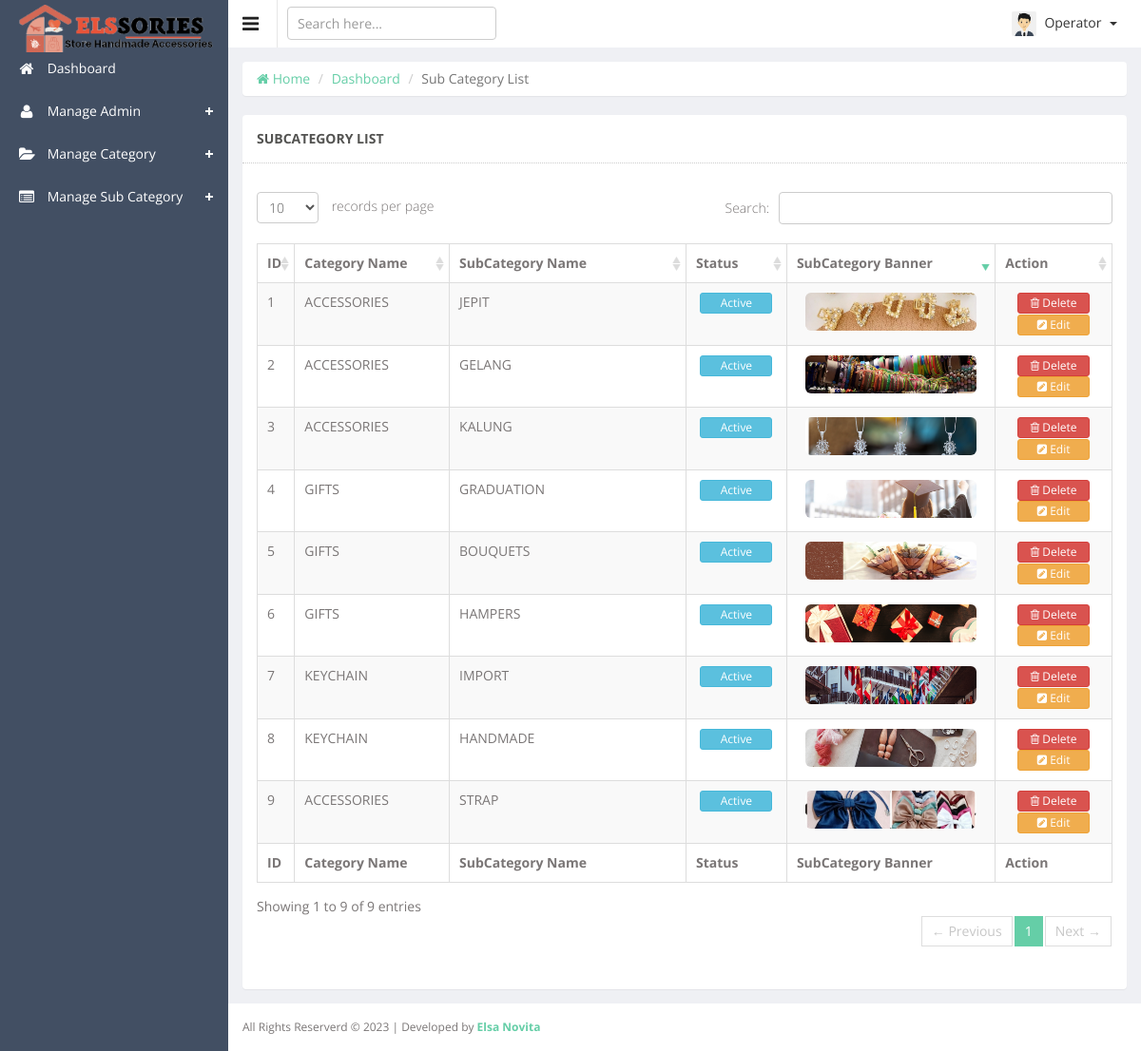
The page /admin/list-subcategory.php (signed in) on the database its author committed.
### tables this page shows
CREATE TABLE IF NOT EXISTS `subcategories` (
  `id` int NOT NULL AUTO_INCREMENT COMMENT 'SUBCATEGORIES ID',
  `category_id` int NOT NULL,
  `subcategory_name` varchar(128) NOT NULL,
  `subcategory_status` enum('Active','Inactive') NOT NULL DEFAULT 'Active',
  `subcategory_banner` text NOT NULL,
  `created_at` datetime DEFAULT NULL,
  `updated_at` datetime DEFAULT NULL,
  PRIMARY KEY (`id`),
  KEY `category_id` (`category_id`)
);

CREATE TABLE IF NOT EXISTS `categories` (
  `id` int NOT NULL AUTO_INCREMENT COMMENT 'CATEGORIES ID',
  `category_name` varchar(64) NOT NULL,
  `category_status` enum('Active','Inactive') NOT NULL DEFAULT 'Active',
  `created_at` datetime DEFAULT NULL,
  `updated_at` datetime DEFAULT NULL,
  PRIMARY KEY (`id`)
);

### admin/app/Http/Controllers/View.php (called while the page is built, shortened)
<?php
class View
{
	public function loadContent($directory, $page_name)
	{
		include("resource/view/".$directory."/".$page_name.".php");
	}
}
?>

### admin/list-subcategory.php (called while the page is built)
<?php
include("app/Http/Controllers/View.php");
$view = new View;
$view->loadContent("include", "session");
$view->loadContent("include", "top");
$view->loadContent("content", "list-subcategory");
$view->loadContent("include", "tail");
?>

### admin/app/Models/Eloquent.php (called while the page is built, shortened)
<?php
class Eloquent
{
	public $connection;
	public function __construct()
	{
		$this->connection = new PDO('mysql:host='.$GLOBALS['DBHOST'].';dbname='.$GLOBALS['DBNAME'].';charset=utf8', $GLOBALS['DBUSER'], $GLOBALS['DBPASS']);
		$this->connection->setAttribute(PDO::ATTR_ERRMODE, PDO::ERRMODE_EXCEPTION);
		$this->connection->setAttribute(PDO::ATTR_EMULATE_PREPARES, false);
	}
	public function selectJoinData($columnName, $tableName, $joinType = "INNER", $onCondition, $whereValue = 0, $formatBy = 0, $paginate = 0)
	{
		try
		{
			if($columnName == "*")
			{
				$sql1 = "SELECT ";
				$sql2 = "*";
			}
			else
			{
				$sql1 = "SELECT ";
				foreach($columnName AS $ca1Column => $ca1Value)
				{
					@$sql2 .= "$ca1Value, ";
				}
				$sql2 = rtrim(@$sql2, ", ");
			}
			$sql3 = " FROM `" . $tableName['MAIN'] . "`";
			foreach($onCondition AS $on1Column => $on1Value)
			{
				@$sql4 .= " " . $joinType . " JOIN `" . $tableName[$on1Column] . "` ON " . $on1Value[0] . " = " . $on1Value[1];
			}
			if(@$formatBy['ASC'])
				$sql7 = " ORDER BY " . $formatBy['ASC'] . " ASC";
			else if(@$formatBy['DESC'])
				$sql7 = " ORDER BY " . $formatBy['DESC'] . " DESC";
			else
				$sql7 = "";
			if($whereValue != 0)
			{
				$sql5 = " WHERE ";
				foreach($whereValue AS $wa1Column => $wa1Value)
				{
					@$sql6 .= $wa1Column . " = " . "'" . $wa1Value . "' AND ";
				}
				$sql6 = trim($sql6); $sql6 = rtrim($sql6, "AND"); $sql6 = trim($sql6);
				$preSQL = $sql1 . $sql2 . $sql3 . $sql4 . $sql5 . $sql6 . $sql7;
			}
			else
			{
				$preSQL = $sql1 . $sql2 . $sql3 . $sql4 . $sql7;
			}
			$query = $this->connection->prepare($preSQL);
			$query->execute();
			$dataSelected = $query->fetchAll(PDO::FETCH_ASSOC);
			return $dataSelected;
		}
		catch(Exception $e)
		{
			return 0;
		}
	}
}
?>

### admin/resource/view/content/list-subcategory.php (the view, shortened to what this page needs)
<?php
include("app/Models/Eloquent.php");
$eloquent = new Eloquent;
$tableName = $columnName = $onCondition = $joinType = null;
$columnName["1"] = "subcategories.id";
$columnName["2"] = "subcategories.subcategory_name";
$columnName["3"] = "subcategories.subcategory_status";
$columnName["4"] = "subcategories.subcategory_banner";
$columnName["5"] = "categories.category_name";
$tableName["MAIN"] = "subcategories";
$joinType = "INNER";
$tableName["1"] = "categories";
$onCondition["1"] = ["subcategories.category_id", "categories.id"];
$subcategoryList = $eloquent->selectJoinData($columnName, $tableName, $joinType, $onCondition);
?>
<div class="wrapper">
	<div class="row">
		<div class="col-sm-12">
			<ul class="breadcrumb panel">
				<li><a href="dashboard.php"><i class="fa fa-home"></i> Home</a></li>
				<li><a href="dashboard.php">Dashboard</a></li>
				<li class="active">Sub Category List</li>
			</ul>
			<section class="panel">
				<header class="panel-heading">
					SUBCATEGORY LIST
				</header>
				<div class="panel-body">
					<div class="adv-table">
						<table class="display table table-bordered table-striped" id="dynamic-table">
							<thead>
								<tr>
									<th style="width:2%"> ID </th>
									<th style="width:20%"> Category Name </th>
									<th style="width:30%"> SubCategory Name </th>
									<th style="width:12%"> Status </th>
									<th style="width:20%"> SubCategory Banner </th>
									<th style="width:16%"> Action </th>
								</tr>
							</thead>
							<tbody>
							<?php
								$n = 1;
								foreach ($subcategoryList as $eachRow)
								{
									echo '
									<tr class="gradeA">
										<td>'. $n .'</td>
										<td>'. $eachRow["category_name"] .'</td>
										<td>'. $eachRow["subcategory_name"] .'</td>
										<td class="center">
											<form method="post" action="">
												<input type="hidden" name="subcat_status_id" value="'. $eachRow["id"] .'"/>
												<input type="hidden" name="current_status" value="'. $eachRow["subcategory_status"] .'"/>
												<button name="change_status" class="btn btn-info btn-xs" style="width: 76px;" type="submit">'. $eachRow["subcategory_status"] .'</button>
											</form>
										</td>
										<td class="text-center">
											<a target="_blank" href="'. $GLOBALS['BANNER_DIRECTORY'] . $eachRow['subcategory_banner'] .'">
												<img src="'. $GLOBALS['BANNER_DIRECTORY'] . $eachRow['subcategory_banner'] .'" class="img-rounded" height="40px" width="180px" />
											</a>
										</td>
										<td class="center">
											<div class="row">
												<a data-id="'. $eachRow["id"] .'" href="#deleteModal" class="btn btn-danger btn-xs float-right deleteButton" style="width: 76px;" data-toggle="modal">
													<i class="fa fa-trash-o"></i> Delete
												</a>
												<form method="post" action="edit-subcategory.php" style="display: inline">
													<input type="hidden" name="edit_subcategory_id" value="'. $eachRow["id"] .'"/>
													<button name="edit_subcategory" class="btn btn-warning btn-xs" style="width: 76px;" type="submit">
														<i class="fa fa-pencil-square"></i> Edit
													</button>
												</form>
											</div>
										</td>
									</tr>
									';
									$n++;
								}
							?>
							</tbody>
							<tfoot>
								<tr>
									<tr>
										<th> ID </th>
										<th> Category Name </th>
										<th> SubCategory Name </th>
										<th> Status </th>
										<th> SubCategory Banner </th>
										<th> Action </th>
									</tr>
								</tr>
							</tfoot>
						</table>
					</div>
				</div>
			</section>
		</div>
	</div>
</div>

### admin/resource/view/include/top.php (shortened to what this page needs)
<!DOCTYPE html>
<html lang="en">
	<head>
		<link href="public/summernote/summernote-lite.min.css" rel="stylesheet">
		<link href="public/js/datatable/css/demo_table.css" rel="stylesheet">
		<link href="public/css/style.css" rel="stylesheet">
		<link href="public/css/style-responsive.css" rel="stylesheet">
		<link href="public/css/custom.css" rel="stylesheet">
	</head>
	<body class="sticky-header">
		<section>
			<div class="left-side sticky-left-side">
				<div class="logo">
					<a href="dashboard.php">
						<img src="../public/assets/images/favicon/logo.png" alt="" height="50px">
					</a>
				</div>
				<div class="left-side-inner">
					<ul class="nav nav-pills nav-stacked custom-nav">
						<li>
							<a href="dashboard.php">
								<i class="fa fa-home"></i> <span>Dashboard</span>
							</a>
						</li>
						<?php
							if($_SESSION['SMC_login_admin_type'] == "Root Admin" || $_SESSION['SMC_login_admin_type'] == "Technical Operator")
							{
								echo '
								<li class="menu-list">
									<a href="#"> <i class="fa fa-user"></i> <span>Manage Admin</span> </a>
									<ul class="sub-menu-list">
										<li>
											<a href="create-admin.php"> <i class="fa fa-plus-circle"></i> Create Admin </a>
										</li>
										<li>
											<a href="list-admin.php"> <i class="fa fa-user"></i> List Admin </a>
										</li>
									</ul>
								</li>
								';
							}
							if($_SESSION['SMC_login_admin_type'] == "Root Admin" || $_SESSION['SMC_login_admin_type'] == "Technical Operator")
							{
								echo '
								<li class="menu-list">
									<a href="#"> <i class="fa fa-folder-open"></i> <span> Manage Category </span> </a>
									<ul class="sub-menu-list">
										<li>
											<a href="create-category.php"> Create Category </a>
										</li>
										<li>
											<a href="list-category.php"> List Category </a>
										</li>
									</ul>
								</li>
								';
							}
							if($_SESSION['SMC_login_admin_type'] == "Root Admin" || $_SESSION['SMC_login_admin_type'] == "Technical Operator")
							{
								echo '
								<li class="menu-list">
									<a href="#"> <i class="fa fa-list-alt"></i> <span> Manage Sub Category </span> </a>
									<ul class="sub-menu-list">
										<li>
											<a href="create-subcategory.php"> Create Sub Category </a>
										</li>
										<li>
											<a href="list-subcategory.php"> Sub Category List </a>
										</li>
									</ul>
								</li>
								';
							}
						?>
					</ul>
				</div>
			</div>
				<div class="main-content" >
					<div class="header-section">
						<a class="toggle-btn"> <i class="fa fa-bars"></i> </a>
						<form class="searchform" action="" method="post">
							<input type="text" class="form-control" name="keyword" placeholder="Search here..." />
						</form>
						<div class="menu-right">
							<ul class="notification-menu">
								<li>
									<a href="#" class="btn btn-default dropdown-toggle" data-toggle="dropdown">
										<img src="<?php echo $GLOBALS['ADMINS_DIRECTORY'] . $_SESSION['SMC_login_admin_image']; ?>" alt="" />
										<?php echo $_SESSION['SMC_login_admin_name']; ?>
										<span class="caret"></span>
									</a>
								</li>
							</ul>
						</div>
					</div>

### admin/resource/view/include/tail.php (shortened to what this page needs)
				<footer class="sticky-footer" id="footer">
					All Rights Reserverd &copy; <?php echo date("Y"); ?> | Developed by
					<a href="#" target="_blank">
						<b> Elsa Novita </b>
					</a>
				</footer>
			</div>
		</section>
	</body>
</html>

### admin/public/js/datatable/css/demo_table.css (style rules this page uses)
table.display { margin: 0 auto; clear: both; width: 100%; }
table.display thead th { padding: 3px 18px 3px 10px; border-bottom: 1px solid black; font-weight: bold; cursor: pointer; * cursor: hand; }
table.display tfoot th { padding: 3px 18px 3px 10px; border-top: 1px solid black; font-weight: bold; }
table.display td { padding: 3px 10px; }
table.display td.center { text-align: center; }
.sorting_desc { background: url('../images/sort_desc.png') no-repeat center right; }
.sorting { background: url('../images/sort_both.png') no-repeat center right; }
table.display tr.odd.gradeA { background-color: #ddffdd; }
table.display tr.even.gradeA { background-color: #eeffee; }
tr.odd { background-color: #E2E4FF; }
tr.even { background-color: white; }
tr.odd td.sorting_1 { background-color: #D3D6FF; }
tr.even td.sorting_1 { background-color: #EAEBFF; }
tr.odd.gradeA td.sorting_1 { background-color: #c4ffc4; }
tr.even.gradeA td.sorting_1 { background-color: #d5ffd5; }
table.display tr.gradeA { background-color: #eeffee; }

### admin/public/css/custom.css (style rules this page uses)
ul, .list-unstyled { padding-left: 30px; }

### rows shown on the page
subcategories: category.category_name "ACCESSORIES", subcategory_name "JEPIT", subcategory_status "Active", subcategory_banner (picture)
subcategories: category.category_name "ACCESSORIES", subcategory_name "GELANG", subcategory_status "Active", subcategory_banner (picture)
subcategories: category.category_name "ACCESSORIES", subcategory_name "KALUNG", subcategory_status "Active", subcategory_banner (picture)
subcategories: category.category_name "GIFTS", subcategory_name "GRADUATION", subcategory_status "Active", subcategory_banner (picture)
subcategories: category.category_name "GIFTS", subcategory_name "BOUQUETS", subcategory_status "Active", subcategory_banner (picture), $eachRow["id"] 7 (drawn)
subcategories: category.category_name "GIFTS", subcategory_name "HAMPERS", subcategory_status "Active", subcategory_banner (picture)
subcategories: category.category_name "KEYCHAIN", subcategory_name "IMPORT", subcategory_status "Active", subcategory_banner (picture)
subcategories: category.category_name "KEYCHAIN", subcategory_name "HANDMADE", subcategory_status "Active", subcategory_banner (picture)
subcategories: category.category_name "ACCESSORIES", subcategory_name "STRAP", subcategory_status "Active", subcategory_banner (picture)

### other values the page prints
$_SESSION['SMC_login_admin_name'] "Operator"
